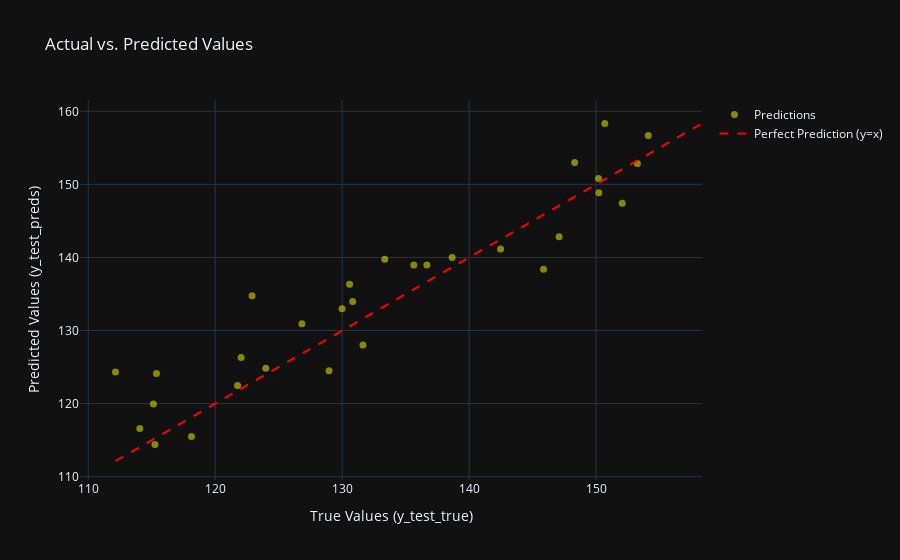

Write notebook code for a chart like this one.
### Code cell
################
## 7. Testing ##
################

import torch
import numpy as np

test_loss = 0
y_test_preds = []
y_test_true = []

_ = model.eval()
with torch.inference_mode():
    for X_test, y_test in test_set:
        # Keep the exact prediction line
        test_preds = model(X_test)
        
        # Keep the loss calculation
        test_loss += loss_fn(test_preds, y_test.unsqueeze(1)).item()
        
        # Collect predictions and true values for plotting
        # Move to CPU and flatten to handle batching
        y_test_preds.append(test_preds.cpu().numpy().flatten())
        y_test_true.append(y_test.cpu().numpy().flatten())

# Average the loss
avg_test_loss = test_loss / len(test_set)
print(f"Final Test Loss: {avg_test_loss:.4f}")
# Final Test Loss: 25.6673

# Flatten lists into single numpy arrays
y_test_preds = np.concatenate(y_test_preds)
y_test_true = np.concatenate(y_test_true)

############ (OPTIONAL) Visualize y_true=y_test ############

import plotly.graph_objects as go

# Determine the bounds for the y=x reference line
min_val = min(y_test_true.min(), y_test_preds.min())
max_val = max(y_test_true.max(), y_test_preds.max())

fig = go.Figure()

# Add the scatter points
fig.add_trace(go.Scatter(
    x=y_test_true, 
    y=y_test_preds,
    mode='markers',
    name='Predictions',
    marker=dict(color='yellow', opacity=0.5, size=7)
))

# Add the y=x reference line
fig.add_trace(go.Scatter(
    x=[min_val, max_val], 
    y=[min_val, max_val],
    mode='lines',
    name='Perfect Prediction (y=x)',
    line=dict(color='red', dash='dash', width=2)
))

# Update appearance
fig.update_layout(
    title='Actual vs. Predicted Values',
    xaxis_title='True Values (y_test_true)',
    yaxis_title='Predicted Values (y_test_preds)',
    template='plotly_dark',
    showlegend=True
)

fig.show()

### Figure 1 — Plotly figure (JSON) as saved in the notebook; plotly's stock layout.template omitted (floating-point values rounded to 4 significant figures)
{"data": [{"marker": {"color": "yellow", "opacity": 0.5, "size": 7}, "mode": "markers", "name": "Predictions", "type": "scatter", "x": [130.6, 150.2, 150.2, 114.1, 147.1, 115.3, 112.1, 115.1, 145.9, 124.0, 118.1, 136.7, 135.6, 115.4, 122.0, 138.7, 130.0, 148.3, 153.3, 121.8, 154.1, 142.5, 126.8, 133.4, 130.8, 150.7, 122.9, 152.1, 131.6, 129.0], "y": [136.3, 150.8, 148.9, 116.6, 142.8, 114.4, 124.3, 119.9, 138.4, 124.8, 115.5, 139.0, 139.0, 124.1, 126.3, 140.0, 133.0, 153.0, 152.9, 122.5, 156.7, 141.2, 130.9, 139.8, 134.0, 158.4, 134.8, 147.4, 128.0, 124.5]}, {"line": {"color": "red", "dash": "dash", "width": 2}, "mode": "lines", "name": "Perfect Prediction (y=x)", "type": "scatter", "x": [112.1, 158.4], "y": [112.1, 158.4]}], "layout": {"showlegend": true, "title": {"text": "Actual vs. Predicted Values"}, "xaxis": {"title": {"text": "True Values (y_test_true)"}}, "yaxis": {"title": {"text": "Predicted Values (y_test_preds)"}}}}
